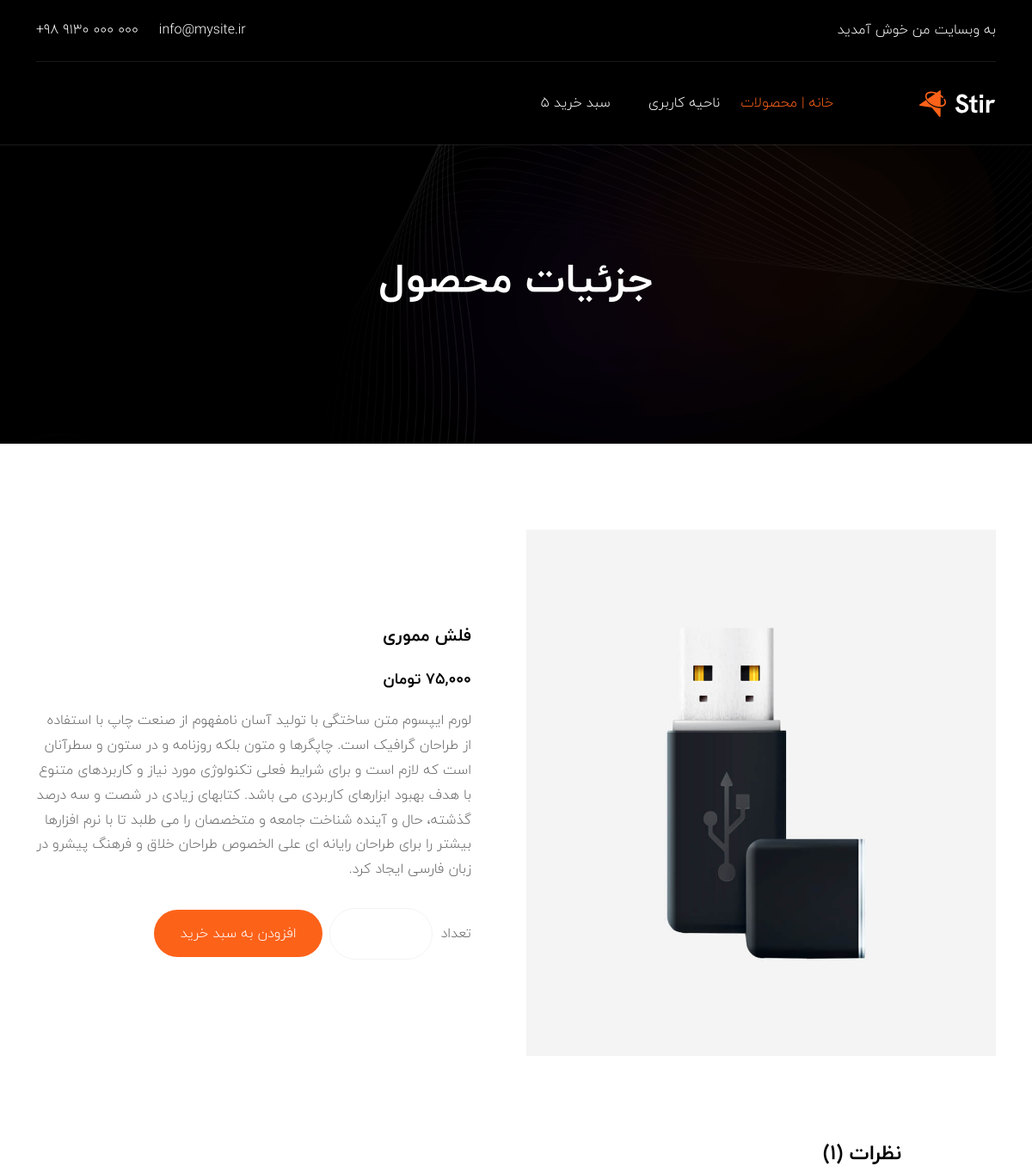
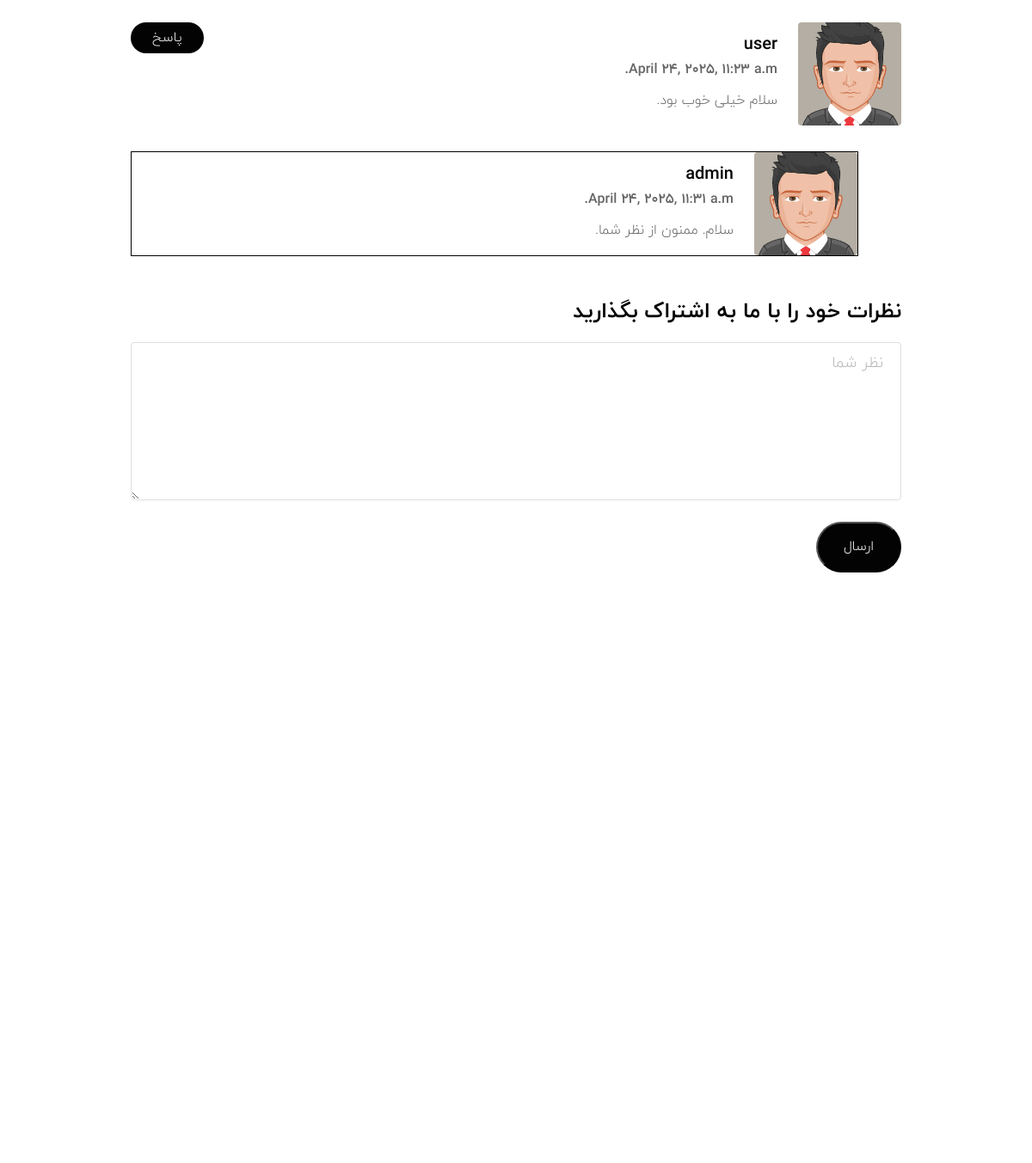
/product/usb-flash/ (signed in), run on the app's committed database (2 pictures, top to bottom).
### home/models.py (models this page shows, shortened)
class Product(models.Model):
    category = models.ManyToManyField(Category, related_name='products')
    name = models.CharField(max_length=200)
    slug = models.CharField(max_length=250)
    image = models.ImageField(upload_to='products')
    description = models.TextField()
    price = models.IntegerField()
    available = models.BooleanField(default=True)
    created = models.DateTimeField(auto_now_add=True)
    updated = models.DateTimeField(auto_now=True)
    class Meta:
        ordering = ['name']

class Comment(models.Model):
    user = models.ForeignKey(User, on_delete=models.CASCADE, related_name='ucomments')
    product = models.ForeignKey(Product, on_delete=models.CASCADE, related_name='pcomments')
    reply = models.ForeignKey('self', on_delete=models.CASCADE, related_name='rcomments', blank=True, null=True)
    is_reply = models.BooleanField(default=False)
    body = models.TextField(max_length=500)
    created = models.DateTimeField(auto_now_add=True)

### account/models.py (models this page shows)
class Profile(models.Model):
    user = models.OneToOneField(User, on_delete=models.CASCADE)
    full_name = models.CharField(max_length=250, default='خالی')
    phone = models.CharField(max_length=11, default='خالی')
    address = models.TextField(default='خالی')
    image = models.ImageField(upload_to='avatar/', default='avatar.png')
    total_paid = models.IntegerField(default=0)
    total_discount = models.IntegerField(default=0)
    order_count = models.IntegerField(default=0)
    item_count = models.IntegerField(default=0)
    active_order = models.IntegerField(null=True, blank=True)

### home/views.py (the view, shortened to what this page needs)
# urls.py: path('product/<slug:product_slug>/', views.ProductDetailsView.as_view(), name='product_details'),
class ProductDetailsView(View):
    form_class = CommentCreateForm
    form_class_reply = CommentReplyForm
    def setup(self, request, *args, **kwargs):
        self.product = get_object_or_404(Product, slug=kwargs['product_slug'])
        return super().setup(request, *args, **kwargs)
    def get(self, request, product_slug):
        comments = self.product.pcomments.filter(is_reply=False)
        form = AddToCardForm()
        return render(request, 'home/product_details.html', {'product':self.product, 'form':form, 'comments':comments,
                                                             'comment_form':self.form_class, 'comment_reply_form':self.form_class_reply})

### order/forms.py
class AddToCardForm(forms.Form):
    quantity = forms.IntegerField(label=False, min_value=1, widget=forms.NumberInput(attrs={
        'class':'input-counter d-flex justify-content-between', 'style':'text-align:center'
    }))

### order/cart.py (called while the page is built)
    def __len__(self):
        return sum(item.quantity for item in self.items)

### order/context_processors.py (called while the page is built)
def cart_total_quantity(request):
    if request.user.is_authenticated and request.user.profile.active_order:
        return {'cart_total_quantity': len(Cart(request))}
    return {'cart_total_quantity': 0}

### home/templates/home/product_details.html (shortened to what this page needs)
{% extends "base.html" %}
{% block page_title %}جزئیات محصول{% endblock page_title %}
{% block content %}
<div class="product-details-area ptb-100 bg-white">
    <div class="container">
        <div class="row align-items-center">
            <div class="col-lg-6">
                <div class="product-details-img">
                    <img src="{{ product.image.url }}">
                </div>
            </div>
            <div class="col-lg-6">
                <div class="product-details-content mt-4 mt-lg-0">
                    <h3>{{ product.name }}</h3>
                    {% load humanize %}
                    <span class="price">{{ product.price|intcomma }} تومان</span>
                    <p>{{ product.description }}</p>
                    <div style="display:flex;justify-content:space-between;margin-top:30px">
                        <div style="display:flex;align-items:center">
                            <span class="sub-title">تعداد</span>
                            <form action="{% url "order:cart_add" product.id %}" method="post" class="d-flex justify-content-xl-between align-items-center flex-wrap gap-2 quantity-wrap">
                                <div class="">
                                    {{ form.as_p }}
                                </div>
                                <input type="submit" value="افزودن به سبد خرید"  class="main-btn active" style="border:none">
                            </form>
                        </div>
                    </div>
                </div>
            </div>
        </div>
    </div>
</div>
<div class="product-info-area pb-100 bg-white">
    <div class="container">
        <h4>نظرات ({{ comments.count }})</h4><br>
        <div class="tab-pane fade active show" id="reviews-tab-pane" role="tabpanel" aria-labelledby="reviews-tab" tabindex="0">
            <ul class="review-list ps-0 mb-0 list-unstyled">
                {% for comment in comments %}
                    <li>
                        <div class="d-md-flex align-items-center">
                            {% load static %}
                            <div class="flex-shrink-0">
                                <img src="{{ comment.user.profile.image.url }}">
                            </div>
                            <div class="flex-grow-1 ms-md-4 mt-3 mt-md-0">
                                <h3>{{ comment.user }}</h3>
                                <span class="col-lg-3">{{ comment.created }}</span>
                                <p>{{ comment.body }}</p>
                            </div>
                        </div>
                        {% if request.user.is_authenticated %}
                            <button class="main-btn" id="make-reply">پاسخ</button>
                        {% endif %}
                        {% with replies=comment.rcomments.all %}
                            {% for reply in replies %}
                                <div class="d-md-flex align-items-center" style="margin:30px 50px 0 0;border:solid 1px black">
                                    <div class="flex-shrink-0">
                                        <img src="{{ reply.user.profile.image.url }}">
                                    </div>
                                    <div class="flex-grow-1 ms-md-4 mt-3 mt-md-0">
                                        <h3>{{ reply.user }}</h3>
                                        <span class="col-lg-3">{{ reply.created }}</span>
                                        <p>{{ reply.body }}</p>
                                    </div>
                                </div>
                            {% endfor %}
                        {% endwith %}
                    </li>
                {% endfor %}
            </ul>
            <div class="review-form">
                {% if request.user.is_authenticated %}
                    <h3>نظرات خود را با ما به اشتراک بگذارید</h3>
                    <form action="" method="post">
                        <div class="row">
                            <div class="col-lg-12">
                                <div class="form-group">
                                    {{ comment_form }}
                                </div>
                            </div>
                            <div class="col-lg-12">
                                <div class="form-group">
                                    <input type="submit" class="main-btn" value="ارسال">
                                </div>
                            </div>
                        </div>
                    </form>
                    {% else %}
                    <h3>برای ارسال نظر ابتدا وارد حساب خود شوید</h3>
                {% endif %}
            </div>
        </div>
    </div>
</div>
{% endblock content %}

### static/css/style.css (style rules this page uses)
body { font-size:16px;font-family:"Hanken Grotesk",sans-serif;color:#666;font-weight:400 }
button { outline:0 !important;box-shadow:none;border:none;padding:0 }
.h1,.h2,.h3,.h4,.h5,.h6,h1,h2,h3,h4,h5,h6 { color:#030303;font-weight:700 }
p { font-size:16px;margin-bottom:15px;line-height:1.8 }
p:last-child { margin-bottom:0 }
img { max-width:100%;height:auto }
.form-control { height:55px;border:1px solid #dfdfdf;background-color:#fff;color:#030303;border-radius:4px;font-size:18px;padding:10px 20px;width:100%;transition:all ease .5s;border-radius:4px }
.form-control::placeholder { color:#b9b9b9;font-size:18px }
textarea.form-control { height:auto }
.ptb-100 { padding-top:100px;padding-bottom:100px }
.pb-100 { padding-bottom:100px }
.main-btn { background-color:#030303;color:#fff;padding:15.5px 30px;font-weight:500;font-size:16px;text-decoration:none;border-radius:50px;display:inline-block;transition:all ease .5s }
.main-btn.active { background-color:#fd6219 }
.product-details-content { margin-right:40px }
.product-details-content h3 { font-size:20px;margin-bottom:25px }
.product-details-content .price { font-weight:600;font-size:18px;color:#030303;margin-bottom:20px;display:block }
.product-details-content .sub-title { display:block;margin-left:10px }
.input-counter { border:1px solid #f4f4f4;padding:14.5px 12px;width:120px;border-radius:50px }
.quantity-wrap { max-width:518px }
.review-list li { margin-bottom:30px;position:relative }
.review-list li:last-child { margin-bottom:0 }
.review-list li img { width:120px;border-radius:4px }
.review-list li h3 { font-size:20px;margin-bottom:5px }
.review-list li span { font-weight:600;display:block;margin-bottom:10px }
.review-list li .main-btn { position:absolute;top:0;left:0;padding:6px 25px }
.review-form { margin-top:50px }
.review-form h3 { font-size:25px;margin-bottom:20px }
.review-form .form-group { margin-bottom:25px }
.product-info-area .container { max-width:920px }

### data on the page
Product: image (picture), name "فلش مموری", price "75,000", description "لورم ایپسوم متن ساختگی با تولید آسان نامفهوم از صنعت چاپ با استفاده از طراحان گرافیک است. چاپگرها و متون بلکه روزنامه و در ستون و سطرآنان است که لازم است و برای شرایط فعلی تکنولوژی مورد نیاز و کاربردهای متنوع با هدف بهبود ابزارهای کاربردی می باشد. کتابهای زیادی در شصت و سه درصد گذشته، حال و آینده شناخت جامعه و متخصصان را می طلبد تا با نرم افزارها بیشتر را برای طراحان رایانه ای علی الخصوص طراحان خلاق و فرهنگ پیشرو در زبان فارسی ایجاد کرد."
Comment: user.profile.image (placeholder picture), user "user", created "April 24, 2025, 11:23 a.m.", body "سلام خیلی خوب بود."
Comment: user.profile.image (placeholder picture), user "admin", created "April 24, 2025, 11:31 a.m.", body "سلام. ممنون از نظر شما."

### other printed values
{{ cart_total_quantity }} "5"
{{ comments.count }} "1"
